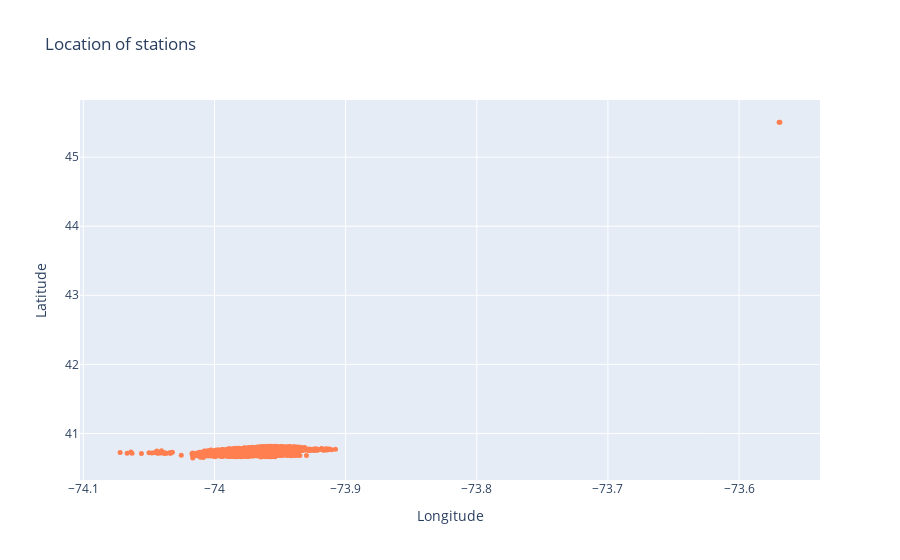

Write notebook code for a chart like this one.
### Code cell
# The unique stations are plotted below
fig = go.Figure(data=go.Scatter(
    x = unique_stations['longitude'],
    y = unique_stations['latitude'],
    mode = 'markers',
    marker = dict(
        size = 5,
        color = 'coral',
    )
))

fig.update_layout(
    title = 'Location of stations',
    xaxis_title = 'Longitude',
    yaxis_title = 'Latitude',
)

fig.show()

### Figure 1 — Plotly figure (JSON) as saved in the notebook; plotly's stock layout.template omitted (floating-point values rounded to 4 significant figures; data arrays with more than 128 entries replaced by an {"elided": "..."} marker saying what was removed)
{"data": [{"marker": {"color": "coral", "size": 5}, "mode": "markers", "type": "scatter", "x": {"elided": "843 float values"}, "y": {"elided": "843 float values"}}], "layout": {"title": {"text": "Location of stations"}, "xaxis": {"title": {"text": "Longitude"}}, "yaxis": {"title": {"text": "Latitude"}}}}
